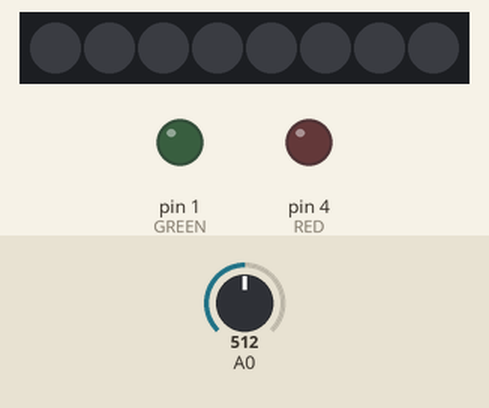
Bench run of a sketch on a simulated Arduino Uno, built with avr-gcc and run on an emulated ATmega328P. On the bench: 8 RGB LEDs in strip order, left to right, output pins drawn as LEDs (lit = HIGH). The inputs (shaded band) are chosen by the test bench; at power-on: A0 = 512. Dim RGB values are drawn brighter than linear; random numbers use the default seed unless the sketch sets one.

Above: at 1.2 s.
1.3 s: A0 set to 0
At 1.36 s:
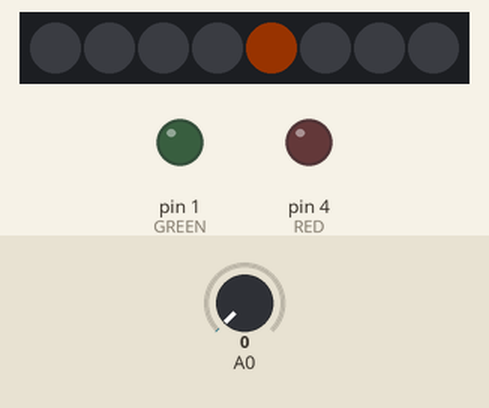
3.1 s: A0 set to 95
At 3.18 s:
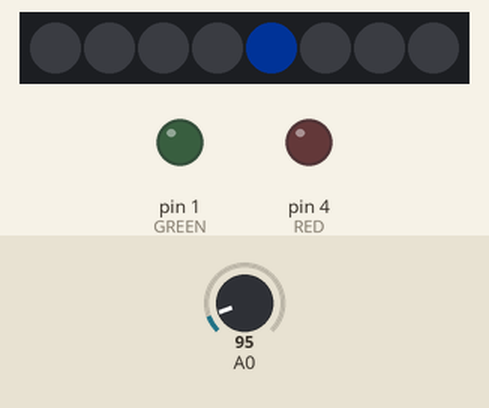
4.9 s: A0 set to 266
At 4.99 s:
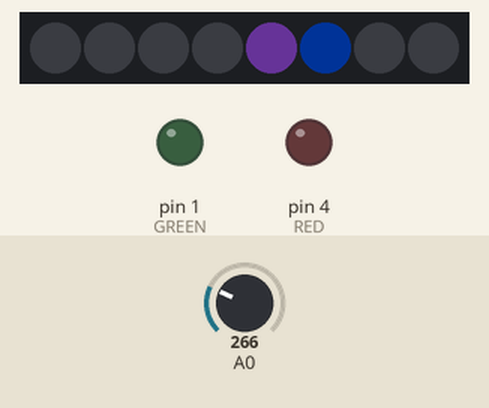
Timing chart, 0 to 33.6 s (numbered marks = the images above; inputs shaded):
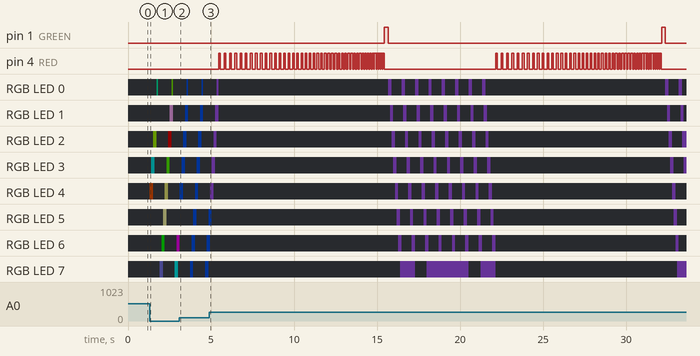

Measured:
- after the input at 1.3 s, RGB LED 0: off → RGB(0, 24, 16) after 0.42 s, → off 0.10 s later, → RGB(8, 16, 0) 0.81 s later, → off 0.10 s later; RGB LED 1: off → RGB(24, 16, 24) after 1.2 s, → off 0.20 s later
- by itself, pin 1 (GREEN): alternates HIGH for 0.23 s and LOW for 16.5 s

The sketch:

skeletor.ino
```cpp
#include <Adafruit_NeoPixel.h>

/*
 * #define AUTHOR   @Dr_n0psl3d
 * #define DATE     20180727
 * #define VERSION  1.0
 * #define URL      https://github.com/DrN0psl3d/Skeletor
 * #define DESC.    Code for Skeletor Badge
 */

#define DATA 3
#define GREEN 1
#define RED 4
#define NUMPIX 8

#define MORSE_ONTIME_SHORT 100
#define MORSE_ONTIME_LONG 3000
#define MORSE_DELAY_SPACE 1500
#define MORSE_DELAY_WORD 2500

Adafruit_NeoPixel pixels = Adafruit_NeoPixel(NUMPIX, DATA, NEO_GRB + NEO_KHZ800);

int defcon_morse_pattern[] = {1,0,0, -1, 0, -1, 0,0,1,0, -1, 1,0,1,0, -1, 1,1,1, -1, 1,0, -2, 0,0, -1,
                              0,0,0, -2, 0,1, -1, 0,1,1, -1, 0, -1, 0,0,0, -1, 1,1,1, -1,
                              1,1, -1, 0, -2};
int rtg_morse_pattern[] = {0,1,0, -1, 0, -1, 1,0,0, -2, 1, -1, 0, -1, 0,1, -1, 1,1, -2, 1,1,0, -1, 0,1,0, -1,
                           0,0, -1, 0,0,1,0, -1, 0,0,1,0, -1, 0,0, -1, 1,0, -2};
int dr_morse_pattern[] = {1,0,0, -1, 0,1,0, -1, 0,1,0,1,0,1, -1, 1,0, -1, 1,1,1,1,1, -1, 0,1,1,0, -1,
                          0,0,0, -1, 0,1,0,0, -1, 0,0,0,1,1, -1, 1,0,0, -2};

int last_pick = -1;

void setup()
{
  pinMode(RED, OUTPUT);
  pinMode(GREEN, OUTPUT);
  pixels.begin();
  pixels.setBrightness(32);
  pixels.show();
}

void loop()
{
  int pick = random(0,13);
  while(pick == last_pick)
  {
    pick = random(0,13);
  }
  last_pick = pick;
  switch(pick)
  {
    case 0:
      morse(defcon_morse_pattern);
    case 1:
      morse(rtg_morse_pattern);
    case 2:
      morse(dr_morse_pattern);
    case 3:
      blinkLeds(random(0,2), random(0,4) * 100);
    case 4:
      blinkLeds(random(0,2), random(0,4) * 100);
    case 5:
      blinkLeds(random(0,2), random(0,4) * 100);
    case 6:
      for(int i = 0; i < random(1,5); i++)
      {
        rainbow(10);
      }
    case 7:
      for(int i = 0; i < random(1,5); i++)
      {
        rainbow(10);
      }
    case 8:
      blinkFaster(random(0,2), 1000, 10);
    case 9:
      blinkFaster(random(0,2), 1000, 10);
    case 10:
      blinkFaster(random(0,2), 1000, 10);
    case 11:
      chaser(random(2,5), random(0,2));
    case 12:
      chaser(random(2,5), random(0,2));
  }
}

void clearLeds()
{
  for(int i = 0; i < NUMPIX+1;i++)
  {
    pixels.setPixelColor(i, 0);
  }
  pixels.show();
}

void blinkFaster(uint8_t color, uint8_t start_delay, uint8_t stop_delay)
{
  if(stop_delay >= start_delay)
  {
    return;
  }
  for(int i=start_delay; i > stop_delay; i -= 5)
  {
    blinkLeds(color, 100 );
    delay(i);
  }
  blinkLeds(!color, 1000);
}

void blinkLeds(uint8_t color, uint8_t wait)
{
  if(color) //green
  {
    digitalWrite(RED, HIGH);
    delay(wait);
    digitalWrite(RED, LOW);
  }
  else //red
  {
    digitalWrite(GREEN, HIGH);
    delay(wait);
    digitalWrite(GREEN, LOW);
  }
}

uint32_t getRandomColor()
{
  randomSeed(analogRead(A0));
  uint8_t r = random(0, 5) * 64;
  uint8_t g = random(0, 5) * 64;
  uint8_t b = random(0, 5) * 64;
  return pixels.Color(r,g,b);
}

void chaser(uint8_t loops, uint8_t direction)
{
  uint8_t index = direction * NUMPIX; //0 for going left, 1*NUMPIX for going right
  for(int l = loops; l > 0; l--)
  {
   if(index > 0) // go right
  {
    for(int i = index; i >= 0; i--)
    {
      if(i == index)
      {
        pixels.setPixelColor(0, 0);
      }
      pixels.setPixelColor(i, getRandomColor());
      pixels.show();
      delay(100);
      pixels.setPixelColor(i+1, 0);
    }
  }
  else //go left
  {
    for(int i = 0; i < NUMPIX; i++)
    {
      if(i == NUMPIX)
      {
        pixels.setPixelColor(NUMPIX, 0);
      }
      pixels.setPixelColor(i, getRandomColor());
      pixels.show();
      delay(100);
      pixels.setPixelColor(i-1, 0);
    }
  }
  }
  clearLeds();
}

void morse(int pattern[])
{
    for(int i=0; i<(sizeof(defcon_morse_pattern)/sizeof(int)); i++)
    {
      if(defcon_morse_pattern[i] == 0) //short
      {
        blinkLeds(0, MORSE_ONTIME_LONG);
        delay(250);
      }
      if(defcon_morse_pattern[i] == 1) //long
      {
        blinkLeds(1, MORSE_ONTIME_LONG);
        delay(250);
      }
      if(defcon_morse_pattern[i] == -1) //space
      {
        delay(MORSE_DELAY_SPACE);
      }
      if(defcon_morse_pattern[i] == -2) //word
      {
        delay(MORSE_DELAY_WORD);
      }
   }
}

// Thanks to: https://codebender.cc/sketch:80438#Neopixel%20Rainbow.ino lol

void rainbow(uint8_t wait)
{
  uint16_t i, j;

  for(j=0; j<256; j++) {
    for(i=0; i<pixels.numPixels(); i++)
    {
      pixels.setPixelColor(i, Wheel((i*1+j) & 255));
    }
    pixels.show();
    delay(wait);
  }
  clearLeds();
}

uint32_t Wheel(byte WheelPos) {
  if(WheelPos < 85) {
    return pixels.Color(WheelPos * 3, 255 - WheelPos * 3, 0);
  }
  else if(WheelPos < 170) {
    WheelPos -= 85;
    return pixels.Color(255 - WheelPos * 3, 0, WheelPos * 3);
  }
  else {
    WheelPos -= 170;
    return pixels.Color(0, WheelPos * 3, 255 - WheelPos * 3);
  }
}
```
